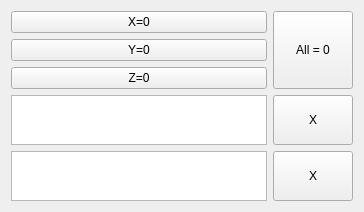
                      <widget class="QWidget" name="page_4">
                       <layout class="QGridLayout" name="gridLayout_5">
                        <item row="1" column="0">
                         <widget class="QPushButton" name="pb_bottom_23">
                          <property name="sizePolicy">
                           <sizepolicy hsizetype="Expanding" vsizetype="Expanding">
                            <horstretch>0</horstretch>
                            <verstretch>0</verstretch>
                           </sizepolicy>
                          </property>
                          <property name="text">
                           <string>Y=0</string>
                          </property>
                         </widget>
                        </item>
                        <item row="0" column="1" rowspan="3">
                         <widget class="QPushButton" name="pb_bottom_21">
                          <property name="sizePolicy">
                           <sizepolicy hsizetype="Expanding" vsizetype="Expanding">
                            <horstretch>0</horstretch>
                            <verstretch>0</verstretch>
                           </sizepolicy>
                          </property>
                          <property name="text">
                           <string>All = 0</string>
                          </property>
                         </widget>
                        </item>
                        <item row="0" column="0">
                         <widget class="QPushButton" name="pb_bottom_22">
                          <property name="sizePolicy">
                           <sizepolicy hsizetype="Expanding" vsizetype="Expanding">
                            <horstretch>0</horstretch>
                            <verstretch>0</verstretch>
                           </sizepolicy>
                          </property>
                          <property name="text">
                           <string>X=0</string>
                          </property>
                         </widget>
                        </item>
                        <item row="2" column="0">
                         <widget class="QPushButton" name="pb_bottom_24">
                          <property name="sizePolicy">
                           <sizepolicy hsizetype="Expanding" vsizetype="Expanding">
                            <horstretch>0</horstretch>
                            <verstretch>0</verstretch>
                           </sizepolicy>
                          </property>
                          <property name="text">
                           <string>Z=0</string>
                          </property>
                         </widget>
                        </item>
                        <item row="5" column="1">
                         <widget class="QPushButton" name="pb_bottom_26">
                          <property name="sizePolicy">
                           <sizepolicy hsizetype="Expanding" vsizetype="Expanding">
                            <horstretch>0</horstretch>
                            <verstretch>0</verstretch>
                           </sizepolicy>
                          </property>
                          <property name="text">
                           <string>X</string>
                          </property>
                         </widget>
                        </item>
                        <item row="5" column="0">
                         <widget class="QTextEdit" name="textEdit_2">
                          <property name="sizePolicy">
                           <sizepolicy hsizetype="Expanding" vsizetype="Preferred">
                            <horstretch>0</horstretch>
                            <verstretch>0</verstretch>
                           </sizepolicy>
                          </property>
                          <property name="maximumSize">
                           <size>
                            <width>16777215</width>
                            <height>50</height>
                           </size>
                          </property>
                         </widget>
                        </item>
                        <item row="3" column="0">
                         <widget class="QTextEdit" name="textEdit">
                          <property name="sizePolicy">
                           <sizepolicy hsizetype="Expanding" vsizetype="Preferred">
                            <horstretch>0</horstretch>
                            <verstretch>0</verstretch>
                           </sizepolicy>
                          </property>
                          <property name="maximumSize">
                           <size>
                            <width>16777215</width>
                            <height>50</height>
                           </size>
                          </property>
                         </widget>
                        </item>
                        <item row="3" column="1">
                         <widget class="QPushButton" name="pb_bottom_25">
                          <property name="sizePolicy">
                           <sizepolicy hsizetype="Expanding" vsizetype="Expanding">
                            <horstretch>0</horstretch>
                            <verstretch>0</verstretch>
                           </sizepolicy>
                          </property>
                          <property name="text">
                           <string>X</string>
                          </property>
                         </widget>
                        </item>
                       </layout>
                      </widget>
